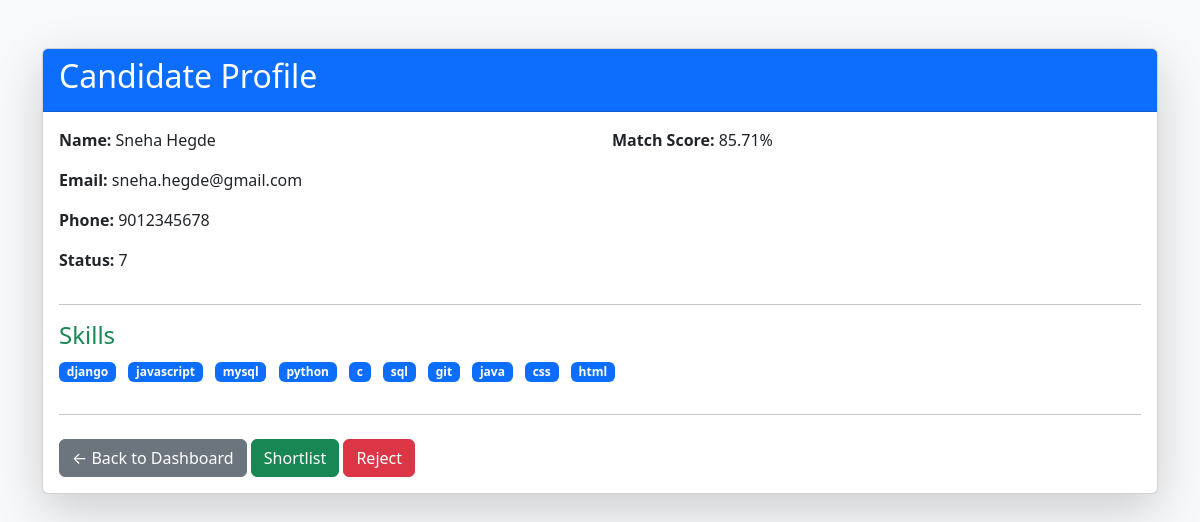
The app's page /candidate/6 (signed in) with its own data.
### tables this page shows
CREATE TABLE candidates(

    id INTEGER PRIMARY KEY AUTOINCREMENT,

    name TEXT,

    email TEXT,

    phone TEXT,

    skills TEXT,

    score REAL,
    job_id INTEGER,

    similarity_score REAL,

    matched_skills TEXT,

    missing_skills TEXT,

    interview_questions TEXT,

    status TEXT

);

### app.py (the view)
@app.route("/candidate/<int:id>")
def candidate_profile(id):
    if not session.get("logged_in"):
        return redirect("/login")
    row = get_candidate_by_id(id)
    if row is None:
        return "Candidate not found"
    candidate = {
        "id": row[0],
        "name": row[1],
        "email": row[2],
        "phone": row[3],
        "skills": row[4].split(","),
        "score": row[5],
        "status": row[6]
    }
    return render_template(
        "candidate_profile.html",
        candidate=candidate
    )

### utils/database.py (called while the page is built)
def get_candidate_by_id(id):
    conn = sqlite3.connect(DB_PATH)
    cursor = conn.cursor()
    cursor.execute("""
    SELECT *
    FROM candidates
    WHERE id = ?
    """, (id,))
    row = cursor.fetchone()
    conn.close()
    return row

### templates/candidate_profile.html (shortened to what this page needs)
<!DOCTYPE html>
<html lang="en">
<head>
    <link
        href="https://cdn.jsdelivr.net/npm/bootstrap@5.3.3/dist/css/bootstrap.min.css"
        rel="stylesheet">
</head>
<body class="bg-light">
<div class="container py-5">
<div class="card shadow-lg">
<div class="card-header bg-primary text-white">
<h2>
Candidate Profile
</h2>
</div>
<div class="card-body">
<div class="row">
<div class="col-md-6">
<p><strong>Name:</strong> {{ candidate.name }}</p>
<p><strong>Email:</strong> {{ candidate.email }}</p>
<p><strong>Phone:</strong> {{ candidate.phone }}</p>
<p><strong>Status:</strong> {{ candidate.status }}</p>
</div>
<div class="col-md-6">
<p><strong>Match Score:</strong> {{ candidate.score }}%</p>
</div>
</div>
<hr>
<h4 class="text-success">
Skills
</h4>
<div class="mb-4">
{% for skill in candidate.skills %}
<span class="badge bg-primary me-2 mb-2">
{{ skill }}
</span>
{% endfor %}
</div>
<hr>
<div class="mt-4">
<a href="/dashboard"
class="btn btn-secondary">
← Back to Dashboard
</a>
<a href="/shortlist/{{ candidate.id }}"
class="btn btn-success">
Shortlist
</a>
<a href="/reject/{{ candidate.id }}"
class="btn btn-danger">
Reject
</a>
</div>
</div>
</div>
</div>
</body>
</html>

### records on screen
candidates: name "Sneha Hegde", email "sneha.hegde@gmail.com", phone "9012345678", score "85.71"

### other values on screen
{{ candidate.status }} "7"
{{ skill }} "django" "javascript" "mysql" "python" "c" "sql" "git" "java" "css" "html"
